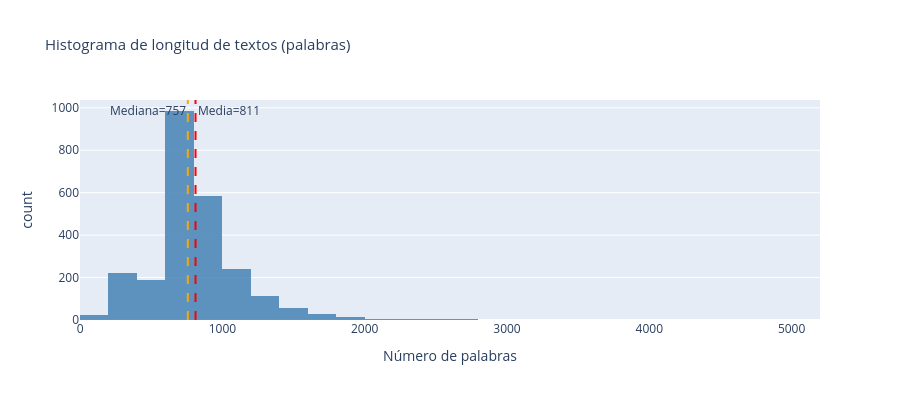

The notebook cell saved with this chart:
### Code cell
# Histograma de longitud
fig_hist = px.histogram(
    df,
    x='word_count',
    nbins=50,
    title='Histograma de longitud de textos (palabras)',
    labels={'word_count': 'Número de palabras', 'count': 'Frecuencia'},
    color_discrete_sequence=['steelblue'],
    opacity=0.85,
)
fig_hist.add_vline(
    x=df['word_count'].mean(),
    line_dash='dash', line_color='red',
    annotation_text=f'Media={df["word_count"].mean():.0f}',
    annotation_position='top right',
)
fig_hist.add_vline(
    x=df['word_count'].median(),
    line_dash='dash', line_color='orange',
    annotation_text=f'Mediana={df["word_count"].median():.0f}',
    annotation_position='top left',
)
fig_hist.update_layout(height=400, title_font_size=15)
fig_hist.show()

### Figure 1 — Plotly figure (JSON) as saved in the notebook; plotly's stock layout.template omitted (floating-point values rounded to 4 significant figures; data arrays with more than 128 entries replaced by an {"elided": "..."} marker saying what was removed)
{"data": [{"bingroup": "x", "hovertemplate": "Número de palabras=%{x}<br>count=%{y}<extra></extra>", "legendgroup": "", "marker": {"color": "steelblue", "opacity": 0.85, "pattern": {"shape": ""}}, "name": "", "nbinsx": 50, "orientation": "v", "showlegend": false, "type": "histogram", "x": {"elided": "2484 int values"}, "xaxis": "x", "yaxis": "y"}], "layout": {"annotations": [{"showarrow": false, "text": "Media=811", "x": 811.3, "xanchor": "left", "xref": "x", "y": 1, "yanchor": "top", "yref": "y domain"}, {"showarrow": false, "text": "Mediana=757", "x": 757, "xanchor": "right", "xref": "x", "y": 1, "yanchor": "top", "yref": "y domain"}], "barmode": "relative", "height": 400, "legend": {"tracegroupgap": 0}, "shapes": [{"line": {"color": "red", "dash": "dash"}, "type": "line", "x0": 811.3, "x1": 811.3, "xref": "x", "y0": 0, "y1": 1, "yref": "y domain"}, {"line": {"color": "orange", "dash": "dash"}, "type": "line", "x0": 757, "x1": 757, "xref": "x", "y0": 0, "y1": 1, "yref": "y domain"}], "title": {"font": {"size": 15}, "text": "Histograma de longitud de textos (palabras)"}, "xaxis": {"anchor": "y", "domain": [0, 1], "title": {"text": "Número de palabras"}}, "yaxis": {"anchor": "x", "domain": [0, 1], "title": {"text": "count"}}}}
